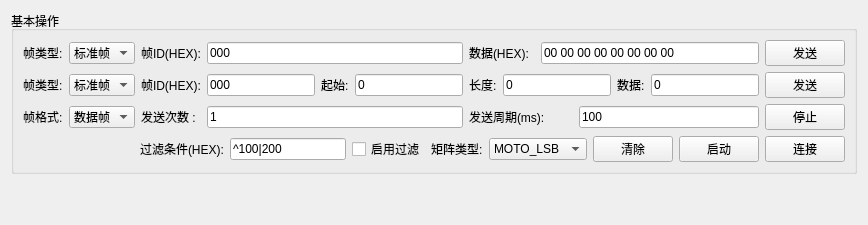
         <widget class="QWidget" name="tab_4">
          <attribute name="title">
           <string>基本操作</string>
          </attribute>
          <layout class="QVBoxLayout" name="verticalLayout_5">
           <item>
            <widget class="QGroupBox" name="groupBox">
             <property name="sizePolicy">
              <sizepolicy hsizetype="Preferred" vsizetype="Preferred">
               <horstretch>0</horstretch>
               <verstretch>0</verstretch>
              </sizepolicy>
             </property>
             <property name="autoFillBackground">
              <bool>false</bool>
             </property>
             <property name="title">
              <string>基本操作</string>
             </property>
             <property name="flat">
              <bool>false</bool>
             </property>
             <property name="checkable">
              <bool>false</bool>
             </property>
             <layout class="QVBoxLayout" name="verticalLayout_8">
              <item>
               <layout class="QGridLayout" name="gridLayout">
                <item row="0" column="0">
                 <widget class="QLabel" name="label_2">
                  <property name="sizePolicy">
                   <sizepolicy hsizetype="Preferred" vsizetype="Preferred">
                    <horstretch>0</horstretch>
                    <verstretch>0</verstretch>
                   </sizepolicy>
                  </property>
                  <property name="text">
                   <string>帧类型:</string>
                  </property>
                 </widget>
                </item>
                <item row="0" column="1">
                 <widget class="QComboBox" name="canFrameType">
                  <property name="sizePolicy">
                   <sizepolicy hsizetype="Fixed" vsizetype="Fixed">
                    <horstretch>0</horstretch>
                    <verstretch>0</verstretch>
                   </sizepolicy>
                  </property>
                  <item>
                   <property name="text">
                    <string>标准帧</string>
                   </property>
                  </item>
                  <item>
                   <property name="text">
                    <string>拓展帧</string>
                   </property>
                  </item>
                 </widget>
                </item>
                <item row="0" column="2">
                 <widget class="QLabel" name="label_4">
                  <property name="text">
                   <string>帧ID(HEX):</string>
                  </property>
                 </widget>
                </item>
                <item row="0" column="3" colspan="3">
                 <widget class="QLineEdit" name="canFrameId">
                  <property name="sizePolicy">
                   <sizepolicy hsizetype="Expanding" vsizetype="Fixed">
                    <horstretch>0</horstretch>
                    <verstretch>0</verstretch>
                   </sizepolicy>
                  </property>
                  <property name="text">
                   <string>000</string>
                  </property>
                 </widget>
                </item>
                <item row="0" column="6" colspan="2">
                 <widget class="QLabel" name="label_6">
                  <property name="text">
                   <string>数据(HEX):</string>
                  </property>
                 </widget>
                </item>
                <item row="0" column="8" colspan="4">
                 <widget class="QLineEdit" name="canData">
                  <property name="text">
                   <string>00 00 00 00 00 00 00 00</string>
                  </property>
                 </widget>
                </item>
                <item row="0" column="12">
                 <widget class="QPushButton" name="canBaseSend">
                  <property name="text">
                   <string>发送</string>
                  </property>
                  <property name="icon">
                   <iconset resource="../Resource.qrc">
                    <normaloff>:/images/Resources/images/save.ico</normaloff>:/images/Resources/images/save.ico</iconset>
                  </property>
                 </widget>
                </item>
                <item row="1" column="0">
                 <widget class="QLabel" name="label_24">
                  <property name="text">
                   <string>帧类型:</string>
                  </property>
                 </widget>
                </item>
                <item row="1" column="1">
                 <widget class="QComboBox" name="canFrameType2">
                  <property name="sizePolicy">
                   <sizepolicy hsizetype="Fixed" vsizetype="Fixed">
                    <horstretch>0</horstretch>
                    <verstretch>0</verstretch>
                   </sizepolicy>
                  </property>
                  <item>
                   <property name="text">
                    <string>标准帧</string>
                   </property>
                  </item>
                  <item>
                   <property name="text">
                    <string>拓展帧</string>
                   </property>
                  </item>
                 </widget>
                </item>
                <item row="1" column="2">
                 <widget class="QLabel" name="label_25">
                  <property name="text">
                   <string>帧ID(HEX):</string>
                  </property>
                 </widget>
                </item>
                <item row="1" column="3">
                 <widget class="QLineEdit" name="canFrameId2">
                  <property name="sizePolicy">
                   <sizepolicy hsizetype="Expanding" vsizetype="Fixed">
                    <horstretch>0</horstretch>
                    <verstretch>0</verstretch>
                   </sizepolicy>
                  </property>
                  <property name="minimumSize">
                   <size>
                    <width>0</width>
                    <height>0</height>
                   </size>
                  </property>
                  <property name="text">
                   <string>000</string>
                  </property>
                 </widget>
                </item>
                <item row="1" column="4">
                 <widget class="QLabel" name="label_27">
                  <property name="text">
                   <string>起始:</string>
                  </property>
                 </widget>
                </item>
                <item row="1" column="5">
                 <widget class="QLineEdit" name="canStartPos">
                  <property name="sizePolicy">
                   <sizepolicy hsizetype="Expanding" vsizetype="Fixed">
                    <horstretch>0</horstretch>
                    <verstretch>0</verstretch>
                   </sizepolicy>
                  </property>
                  <property name="minimumSize">
                   <size>
                    <width>0</width>
                    <height>0</height>
                   </size>
                  </property>
                  <property name="text">
                   <string>0</string>
                  </property>
                 </widget>
                </item>
                <item row="1" column="6">
                 <widget class="QLabel" name="label_28">
                  <property name="text">
                   <string>长度:</string>
                  </property>
                 </widget>
                </item>
                <item row="1" column="7" colspan="3">
                 <widget class="QLineEdit" name="canDataLength">
                  <property name="text">
                   <string>0</string>
                  </property>
                 </widget>
                </item>
                <item row="1" column="10">
                 <widget class="QLabel" name="label_29">
                  <property name="text">
                   <string>数据:</string>
                  </property>
                 </widget>
                </item>
                <item row="1" column="11">
                 <widget class="QLineEdit" name="canData2">
                  <property name="text">
                   <string>0</string>
                  </property>
                 </widget>
                </item>
                <item row="1" column="12">
                 <widget class="QPushButton" name="canBaseSend2">
                  <property name="text">
                   <string>发送</string>
                  </property>
                  <property name="icon">
                   <iconset resource="../Resource.qrc">
                    <normaloff>:/images/Resources/images/save.ico</normaloff>:/images/Resources/images/save.ico</iconset>
                  </property>
                 </widget>
                </item>
                <item row="2" column="0">
                 <widget class="QLabel" name="label_3">
                  <property name="text">
                   <string>帧格式:</string>
                  </property>
                 </widget>
                </item>
                <item row="2" column="1">
                 <widget class="QComboBox" name="canFrameFormat">
                  <property name="sizePolicy">
                   <sizepolicy hsizetype="Fixed" vsizetype="Fixed">
                    <horstretch>0</horstretch>
                    <verstretch>0</verstretch>
                   </sizepolicy>
                  </property>
                  <property name="frame">
                   <bool>true</bool>
                  </property>
                  <item>
                   <property name="text">
                    <string>数据帧</string>
                   </property>
                  </item>
                  <item>
                   <property name="text">
                    <string>远程帧</string>
                   </property>
                  </item>
                 </widget>
                </item>
                <item row="2" column="2">
                 <widget class="QLabel" name="label_5">
                  <property name="text">
                   <string>发送次数 :</string>
                  </property>
                 </widget>
                </item>
                <item row="2" column="3" colspan="3">
                 <widget class="QLineEdit" name="canSendCount">
                  <property name="sizePolicy">
                   <sizepolicy hsizetype="Expanding" vsizetype="Fixed">
                    <horstretch>0</horstretch>
                    <verstretch>0</verstretch>
                   </sizepolicy>
                  </property>
                  <property name="minimumSize">
                   <size>
                    <width>20</width>
                    <height>0</height>
                   </size>
                  </property>
                  <property name="text">
                   <string>1</string>
                  </property>
                 </widget>
                </item>
                <item row="2" column="6" colspan="3">
                 <widget class="QLabel" name="label_7">
                  <property name="text">
                   <string>发送周期(ms):</string>
                  </property>
                 </widget>
                </item>
                <item row="2" column="9" colspan="3">
                 <widget class="QLineEdit" name="canSendPeriod">
                  <property name="text">
                   <string>100</string>
                  </property>
                 </widget>
                </item>
                <item row="2" column="12">
                 <widget class="QPushButton" name="canBaseStop">
                  <property name="text">
                   <string>停止</string>
                  </property>
                  <property name="icon">
                   <iconset resource="../Resource.qrc">
                    <normaloff>:/images/Resources/images/del.ico</normaloff>:/images/Resources/images/del.ico</iconset>
                  </property>
                 </widget>
                </item>
               </layout>
              </item>
              <item>
               <layout class="QHBoxLayout" name="horizontalLayout_12">
                <item>
                 <spacer name="horizontalSpacer_2">
                  <property name="orientation">
                   <enum>Qt::Horizontal</enum>
                  </property>
                  <property name="sizeHint" stdset="0">
                   <size>
                    <width>20</width>
                    <height>20</height>
                   </size>
                  </property>
                 </spacer>
                </item>
                <item>
                 <widget class="QLabel" name="label_30">
                  <property name="toolTip">
                   <string>^100,只显示不是100的帧ID
100|200,只显示100和200的帧ID
^100|200,只显示不是100和200的帧ID</string>
                  </property>
                  <property name="text">
                   <string>过滤条件(HEX):</string>
                  </property>
                 </widget>
                </item>
                <item>
                 <widget class="QLineEdit" name="canFilter">
                  <property name="text">
                   <string>^100|200</string>
                  </property>
                 </widget>
                </item>
                <item>
                 <widget class="QCheckBox" name="canFilterEnable">
                  <property name="text">
                   <string>启用过滤</string>
                  </property>
                 </widget>
                </item>
                <item>
                 <widget class="QLabel" name="label_26">
                  <property name="sizePolicy">
                   <sizepolicy hsizetype="Preferred" vsizetype="Preferred">
                    <horstretch>0</horstretch>
                    <verstretch>0</verstretch>
                   </sizepolicy>
                  </property>
                  <property name="text">
                   <string>矩阵类型:</string>
                  </property>
                 </widget>
                </item>
                <item>
                 <widget class="QComboBox" name="canMatrixType">
                  <property name="sizePolicy">
                   <sizepolicy hsizetype="Preferred" vsizetype="Fixed">
                    <horstretch>0</horstretch>
                    <verstretch>0</verstretch>
                   </sizepolicy>
                  </property>
                  <property name="minimumSize">
                   <size>
                    <width>80</width>
                    <height>0</height>
                   </size>
                  </property>
                  <item>
                   <property name="text">
                    <string>MOTO_LSB</string>
                   </property>
                   <property name="icon">
                    <iconset resource="../Resource.qrc">
                     <normaloff>:/images/Resources/images/store.ico</normaloff>:/images/Resources/images/store.ico</iconset>
                   </property>
                  </item>
                  <item>
                   <property name="text">
                    <string>MOTO_MSB</string>
                   </property>
                   <property name="icon">
                    <iconset resource="../Resource.qrc">
                     <normaloff>:/images/Resources/images/store.ico</normaloff>:/images/Resources/images/store.ico</iconset>
                   </property>
                  </item>
                  <item>
                   <property name="text">
                    <string>INTEL</string>
                   </property>
                   <property name="icon">
                    <iconset resource="../Resource.qrc">
                     <normaloff>:/images/Resources/images/store.ico</normaloff>:/images/Resources/images/store.ico</iconset>
                   </property>
                  </item>
                 </widget>
                </item>
                <item>
                 <widget class="QPushButton" name="canClearLog">
                  <property name="text">
                   <string>清除</string>
                  </property>
                  <property name="icon">
                   <iconset resource="../Resource.qrc">
                    <normaloff>:/images/Resources/images/firefox.ico</normaloff>:/images/Resources/images/firefox.ico</iconset>
                  </property>
                 </widget>
                </item>
                <item>
                 <widget class="QPushButton" name="canStartup">
                  <property name="text">
                   <string>启动</string>
                  </property>
                  <property name="icon">
                   <iconset resource="../Resource.qrc">
                    <normaloff>:/images/Resources/images/bird.ico</normaloff>:/images/Resources/images/bird.ico</iconset>
                  </property>
                 </widget>
                </item>
                <item>
                 <widget class="QPushButton" name="canConnect">
                  <property name="text">
                   <string>连接</string>
                  </property>
                  <property name="icon">
                   <iconset resource="../Resource.qrc">
                    <normaloff>:/images/Resources/images/key.ico</normaloff>:/images/Resources/images/key.ico</iconset>
                  </property>
                 </widget>
                </item>
               </layout>
              </item>
             </layout>
            </widget>
           </item>
           <item>
            <spacer name="verticalSpacer_3">
             <property name="orientation">
              <enum>Qt::Vertical</enum>
             </property>
             <property name="sizeHint" stdset="0">
              <size>
               <width>20</width>
               <height>40</height>
              </size>
             </property>
            </spacer>
           </item>
          </layout>
         </widget>
